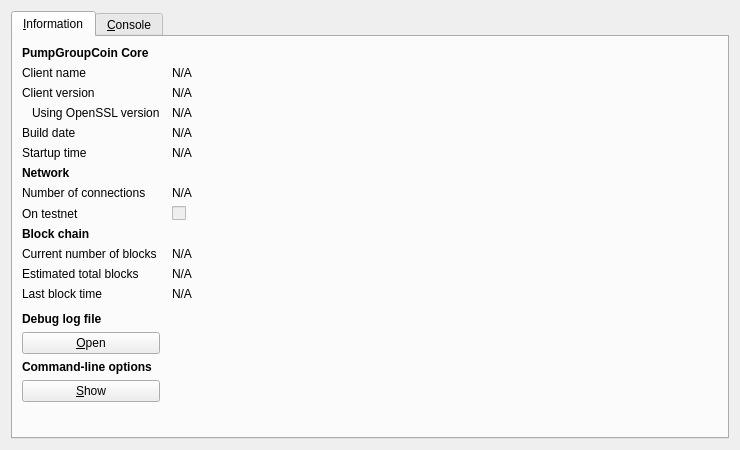
<?xml version="1.0" encoding="UTF-8"?>
<ui version="4.0">
 <class>RPCConsole</class>
 <widget class="QDialog" name="RPCConsole">
  <property name="geometry">
   <rect>
    <x>0</x>
    <y>0</y>
    <width>740</width>
    <height>450</height>
   </rect>
  </property>
  <property name="windowTitle">
   <string>PumpGroupCoin - Debug window</string>
  </property>
  <layout class="QVBoxLayout" name="verticalLayout_2">
   <item>
    <widget class="QTabWidget" name="tabWidget">
     <property name="currentIndex">
      <number>0</number>
     </property>
     <widget class="QWidget" name="tab_info">
      <attribute name="title">
       <string>&amp;Information</string>
      </attribute>
      <layout class="QGridLayout" name="gridLayout" columnstretch="0,1">
       <property name="horizontalSpacing">
        <number>12</number>
       </property>
       <item row="0" column="0">
        <widget class="QLabel" name="label_9">
         <property name="font">
          <font>
           <weight>75</weight>
           <bold>true</bold>
          </font>
         </property>
         <property name="text">
          <string>PumpGroupCoin Core</string>
         </property>
        </widget>
       </item>
       <item row="1" column="0">
        <widget class="QLabel" name="label_5">
         <property name="text">
          <string>Client name</string>
         </property>
        </widget>
       </item>
       <item row="1" column="1">
        <widget class="QLabel" name="clientName">
         <property name="cursor">
          <cursorShape>IBeamCursor</cursorShape>
         </property>
         <property name="text">
          <string>N/A</string>
         </property>
         <property name="textFormat">
          <enum>Qt::PlainText</enum>
         </property>
         <property name="textInteractionFlags">
          <set>Qt::LinksAccessibleByMouse|Qt::TextSelectableByKeyboard|Qt::TextSelectableByMouse</set>
         </property>
        </widget>
       </item>
       <item row="2" column="0">
        <widget class="QLabel" name="label_6">
         <property name="text">
          <string>Client version</string>
         </property>
        </widget>
       </item>
       <item row="2" column="1">
        <widget class="QLabel" name="clientVersion">
         <property name="cursor">
          <cursorShape>IBeamCursor</cursorShape>
         </property>
         <property name="text">
          <string>N/A</string>
         </property>
         <property name="textFormat">
          <enum>Qt::PlainText</enum>
         </property>
         <property name="textInteractionFlags">
          <set>Qt::LinksAccessibleByMouse|Qt::TextSelectableByKeyboard|Qt::TextSelectableByMouse</set>
         </property>
        </widget>
       </item>
       <item row="3" column="0">
        <widget class="QLabel" name="label_14">
         <property name="text">
          <string>Using OpenSSL version</string>
         </property>
         <property name="indent">
          <number>10</number>
         </property>
        </widget>
       </item>
       <item row="3" column="1">
        <widget class="QLabel" name="openSSLVersion">
         <property name="cursor">
          <cursorShape>IBeamCursor</cursorShape>
         </property>
         <property name="text">
          <string>N/A</string>
         </property>
         <property name="textFormat">
          <enum>Qt::PlainText</enum>
         </property>
         <property name="textInteractionFlags">
          <set>Qt::LinksAccessibleByMouse|Qt::TextSelectableByKeyboard|Qt::TextSelectableByMouse</set>
         </property>
        </widget>
       </item>
       <item row="4" column="0">
        <widget class="QLabel" name="label_12">
         <property name="text">
          <string>Build date</string>
         </property>
        </widget>
       </item>
       <item row="4" column="1">
        <widget class="QLabel" name="buildDate">
         <property name="cursor">
          <cursorShape>IBeamCursor</cursorShape>
         </property>
         <property name="text">
          <string>N/A</string>
         </property>
         <property name="textFormat">
          <enum>Qt::PlainText</enum>
         </property>
         <property name="textInteractionFlags">
          <set>Qt::LinksAccessibleByMouse|Qt::TextSelectableByKeyboard|Qt::TextSelectableByMouse</set>
         </property>
        </widget>
       </item>
       <item row="5" column="0">
        <widget class="QLabel" name="label_13">
         <property name="text">
          <string>Startup time</string>
         </property>
        </widget>
       </item>
       <item row="5" column="1">
        <widget class="QLabel" name="startupTime">
         <property name="cursor">
          <cursorShape>IBeamCursor</cursorShape>
         </property>
         <property name="text">
          <string>N/A</string>
         </property>
         <property name="textFormat">
          <enum>Qt::PlainText</enum>
         </property>
         <property name="textInteractionFlags">
          <set>Qt::LinksAccessibleByMouse|Qt::TextSelectableByKeyboard|Qt::TextSelectableByMouse</set>
         </property>
        </widget>
       </item>
       <item row="6" column="0">
        <widget class="QLabel" name="label_11">
         <property name="font">
          <font>
           <weight>75</weight>
           <bold>true</bold>
          </font>
         </property>
         <property name="text">
          <string>Network</string>
         </property>
        </widget>
       </item>
       <item row="7" column="0">
        <widget class="QLabel" name="label_7">
         <property name="text">
          <string>Number of connections</string>
         </property>
        </widget>
       </item>
       <item row="7" column="1">
        <widget class="QLabel" name="numberOfConnections">
         <property name="cursor">
          <cursorShape>IBeamCursor</cursorShape>
         </property>
         <property name="text">
          <string>N/A</string>
         </property>
         <property name="textFormat">
          <enum>Qt::PlainText</enum>
         </property>
         <property name="textInteractionFlags">
          <set>Qt::LinksAccessibleByMouse|Qt::TextSelectableByKeyboard|Qt::TextSelectableByMouse</set>
         </property>
        </widget>
       </item>
       <item row="8" column="0">
        <widget class="QLabel" name="label_8">
         <property name="text">
          <string>On testnet</string>
         </property>
        </widget>
       </item>
       <item row="8" column="1">
        <widget class="QCheckBox" name="isTestNet">
         <property name="enabled">
          <bool>false</bool>
         </property>
         <property name="text">
          <string/>
         </property>
        </widget>
       </item>
       <item row="9" column="0">
        <widget class="QLabel" name="label_10">
         <property name="font">
          <font>
           <weight>75</weight>
           <bold>true</bold>
          </font>
         </property>
         <property name="text">
          <string>Block chain</string>
         </property>
        </widget>
       </item>
       <item row="10" column="0">
        <widget class="QLabel" name="label_3">
         <property name="text">
          <string>Current number of blocks</string>
         </property>
        </widget>
       </item>
       <item row="10" column="1">
        <widget class="QLabel" name="numberOfBlocks">
         <property name="cursor">
          <cursorShape>IBeamCursor</cursorShape>
         </property>
         <property name="text">
          <string>N/A</string>
         </property>
         <property name="textFormat">
          <enum>Qt::PlainText</enum>
         </property>
         <property name="textInteractionFlags">
          <set>Qt::LinksAccessibleByMouse|Qt::TextSelectableByKeyboard|Qt::TextSelectableByMouse</set>
         </property>
        </widget>
       </item>
       <item row="11" column="0">
        <widget class="QLabel" name="label_4">
         <property name="text">
          <string>Estimated total blocks</string>
         </property>
        </widget>
       </item>
       <item row="11" column="1">
        <widget class="QLabel" name="totalBlocks">
         <property name="cursor">
          <cursorShape>IBeamCursor</cursorShape>
         </property>
         <property name="text">
          <string>N/A</string>
         </property>
         <property name="textFormat">
          <enum>Qt::PlainText</enum>
         </property>
         <property name="textInteractionFlags">
          <set>Qt::LinksAccessibleByMouse|Qt::TextSelectableByKeyboard|Qt::TextSelectableByMouse</set>
         </property>
        </widget>
       </item>
       <item row="12" column="0">
        <widget class="QLabel" name="label_2">
         <property name="text">
          <string>Last block time</string>
         </property>
        </widget>
       </item>
       <item row="12" column="1">
        <widget class="QLabel" name="lastBlockTime">
         <property name="cursor">
          <cursorShape>IBeamCursor</cursorShape>
         </property>
         <property name="text">
          <string>N/A</string>
         </property>
         <property name="textFormat">
          <enum>Qt::PlainText</enum>
         </property>
         <property name="textInteractionFlags">
          <set>Qt::LinksAccessibleByMouse|Qt::TextSelectableByKeyboard|Qt::TextSelectableByMouse</set>
         </property>
        </widget>
       </item>
       <item row="13" column="0">
        <spacer name="verticalSpacer_2">
         <property name="orientation">
          <enum>Qt::Vertical</enum>
         </property>
         <property name="sizeHint" stdset="0">
          <size>
           <width>20</width>
           <height>20</height>
          </size>
         </property>
        </spacer>
       </item>
       <item row="14" column="0">
        <widget class="QLabel" name="labelDebugLogfile">
         <property name="font">
          <font>
           <weight>75</weight>
           <bold>true</bold>
          </font>
         </property>
         <property name="text">
          <string>Debug log file</string>
         </property>
        </widget>
       </item>
       <item row="15" column="0">
        <widget class="QPushButton" name="openDebugLogfileButton">
         <property name="toolTip">
          <string>Open the PumpGroupCoin debug log file from the current data directory. This can take a few seconds for large log files.</string>
         </property>
         <property name="text">
          <string>&amp;Open</string>
         </property>
         <property name="autoDefault">
          <bool>false</bool>
         </property>
        </widget>
       </item>
       <item row="16" column="0">
        <widget class="QLabel" name="labelCLOptions">
         <property name="font">
          <font>
           <weight>75</weight>
           <bold>true</bold>
          </font>
         </property>
         <property name="text">
          <string>Command-line options</string>
         </property>
        </widget>
       </item>
       <item row="17" column="0">
        <widget class="QPushButton" name="showCLOptionsButton">
         <property name="toolTip">
          <string>Show the pumpgroupcoin-qt help message to get a list with possible PumpGroupCoin command-line options.</string>
         </property>
         <property name="text">
          <string>&amp;Show</string>
         </property>
         <property name="autoDefault">
          <bool>false</bool>
         </property>
        </widget>
       </item>
       <item row="18" column="0">
        <spacer name="verticalSpacer">
         <property name="orientation">
          <enum>Qt::Vertical</enum>
         </property>
         <property name="sizeHint" stdset="0">
          <size>
           <width>20</width>
           <height>40</height>
          </size>
         </property>
        </spacer>
       </item>
      </layout>
     </widget>
     <widget class="QWidget" name="tab_console">
      <attribute name="title">
       <string>&amp;Console</string>
      </attribute>
      <layout class="QVBoxLayout" name="verticalLayout_3">
       <property name="spacing">
        <number>3</number>
       </property>
       <item>
        <widget class="QTextEdit" name="messagesWidget">
         <property name="minimumSize">
          <size>
           <width>0</width>
           <height>100</height>
          </size>
         </property>
         <property name="readOnly">
          <bool>true</bool>
         </property>
         <property name="tabKeyNavigation" stdset="0">
          <bool>false</bool>
         </property>
         <property name="columnCount" stdset="0">
          <number>2</number>
         </property>
        </widget>
       </item>
       <item>
        <layout class="QHBoxLayout" name="horizontalLayout">
         <property name="spacing">
          <number>3</number>
         </property>
         <item>
          <widget class="QLabel" name="label">
           <property name="text">
            <string notr="true">&gt;</string>
           </property>
          </widget>
         </item>
         <item>
          <widget class="QLineEdit" name="lineEdit"/>
         </item>
         <item>
          <widget class="QPushButton" name="clearButton">
           <property name="maximumSize">
            <size>
             <width>24</width>
             <height>24</height>
            </size>
           </property>
           <property name="toolTip">
            <string>Clear console</string>
           </property>
           <property name="text">
            <string/>
           </property>
           <property name="icon">
            <iconset resource="../bitcoin.qrc">
             <normaloff>:/icons/remove</normaloff>:/icons/remove</iconset>
           </property>
           <property name="shortcut">
            <string notr="true">Ctrl+L</string>
           </property>
           <property name="autoDefault">
            <bool>false</bool>
           </property>
          </widget>
         </item>
        </layout>
       </item>
      </layout>
     </widget>
    </widget>
   </item>
  </layout>
 </widget>
 <resources>
  <include location="../bitcoin.qrc"/>
 </resources>
 <connections/>
</ui>
